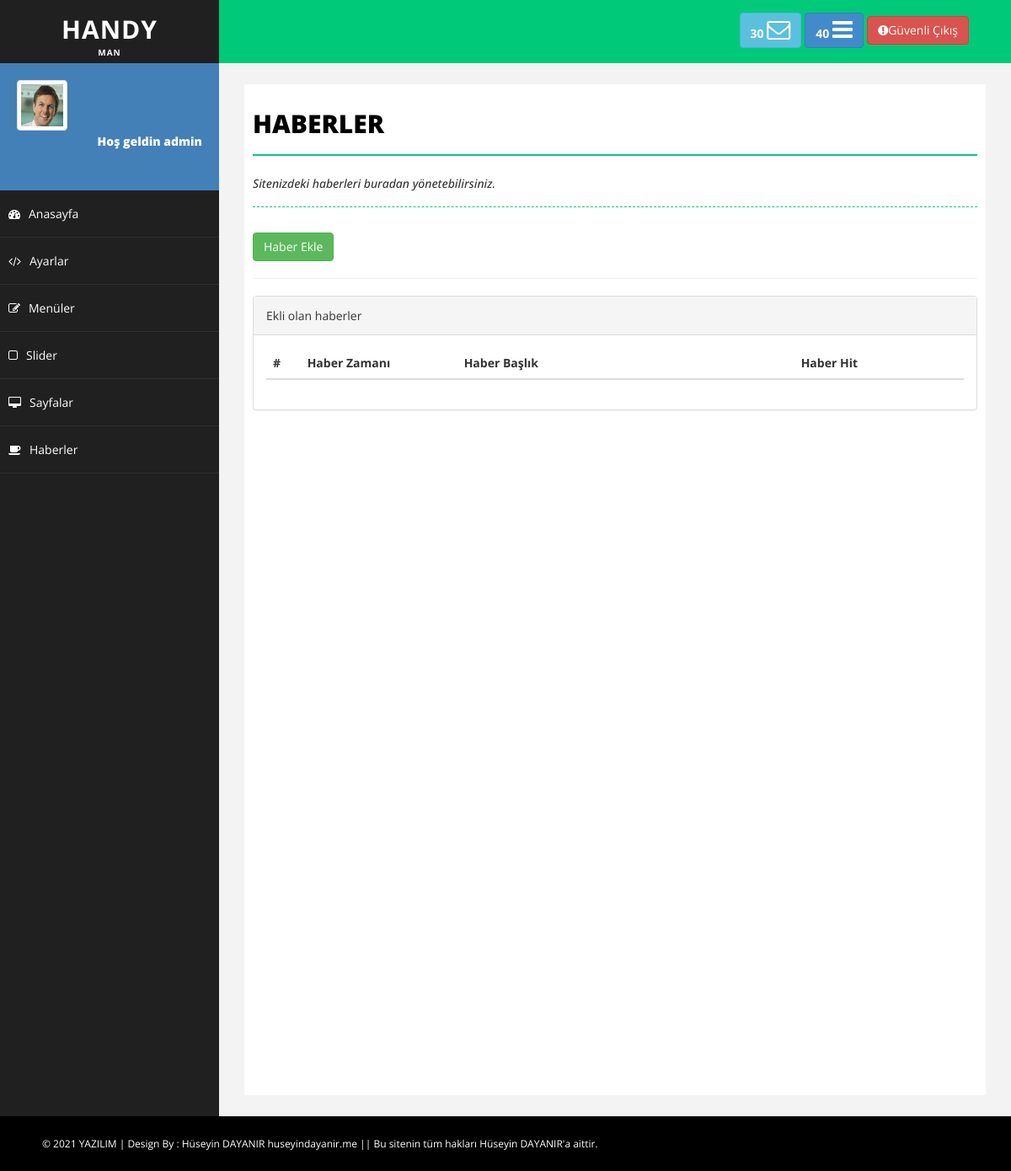
Page /admin/haberler.php (signed in) on the earlier database version.
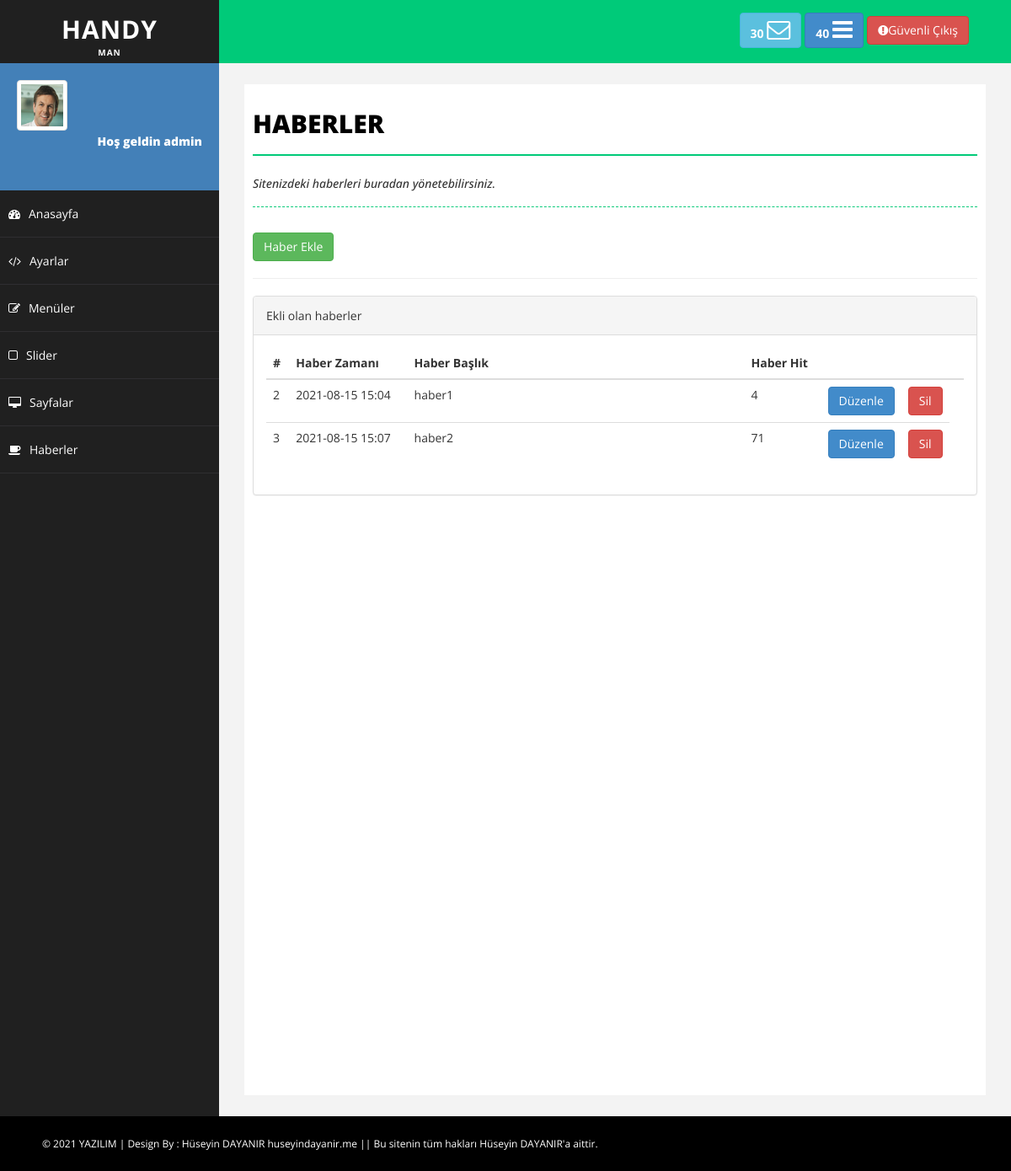
Same page on the later database version.
### tables this page shows
CREATE TABLE `haber` (
  `haber_id` int(11) NOT NULL,
  `haber_ad` varchar(100) NOT NULL,
  `haber_detay` varchar(2000) NOT NULL,
  `haber_resimyol` varchar(500) NOT NULL,
  `haber_zaman` varchar(250) NOT NULL,
  `haber_hit` varchar(50) NOT NULL
);

### admin/haberler.php (the view, shortened to what this page needs)
<?php
include 'header.php';
include 'sidebar.php';
?>
<div id="page-wrapper">
            <div id="page-inner">
                <div class="row">
                    <div class="col-md-12">
                        <h1 class="page-head-line">Haberler</h1>
                        <?php
                            if($_GET['durum'] == "ok"){ ?>
                                <h1 style="color:green;" class="page-subhead-line">Haber başarıyla silindi.</h1>
                            <?php
                            }
                            else if($_GET['durum']=="no"){ ?>
                                <h1 style="color:red;"class="page-subhead-line">haber silinemedi.</h1>
                            <?php
                            }
                            else {?>
                                <h1 class="page-subhead-line">Sitenizdeki haberleri buradan yönetebilirsiniz.</h1>
                            <?php } ?>
                    </div>
                    <div class="col-md-12">
                      <a href="haberEkle.php?durum"><button class="btn btn-success">Haber Ekle </button></a>
                       <hr>
                    </div>
                    <div class="col-md-12">
                    <div class="panel panel-default">
                        <div class="panel-heading">
                            Ekli olan haberler
                        </div>
                        <div class="panel-body">
                            <div class="table-responsive">
                                <table class="table table-hover">
                                    <thead>
                                        <tr>
                                            <th>#</th>
                                            <th>Haber Zamanı</th>
                                            <th style="width:400px">Haber Başlık </th>
                                            <th>Haber Hit</th>
                                            <th style="width:20px"></th>
                                            <th style="width:20px"><th>
                                        </tr>
                                    </thead>
                                    <tbody>
                                    <?php
                                       $habersor =mysqli_query($baglan,"SELECT * FROM haber");
                                        while ( $habercek =mysqli_fetch_assoc($habersor) ){?>
                                        <tr>
                                            <td><?php echo $habercek['haber_id']?></td>
                                            <td><?php echo $habercek['haber_zaman']?></td>
                                            <td><?php echo $habercek['haber_ad']?></td>
                                            <td><?php echo $habercek['haber_hit']?></td>
                                            <td><a href="haberDuzenle.php?haber_id=<?php echo $habercek['haber_id']?>"><button class="btn btn-primary">Düzenle</button></a></td>
                                            <td><a href="netting/islem.php?haber_id=<?php echo $habercek['haber_id']?>&haberSil=ok"><button class="btn btn-danger">Sil</button></a></td>
                                        </tr>
                                        <?php }
                                    ?>
                                    </tbody>
                                </table>
                            </div>
                        </div>
                    </div>
                </div>
                </div>
            </div>
        </div>
<?php include 'footer.php' ?>

Differences in the rows shown:
added haber: haber_id "2", haber_zaman "2021-08-15 15:04", haber_ad "haber1", haber_hit "4"
added haber: haber_id "3", haber_zaman "2021-08-15 15:07", haber_ad "haber2", haber_hit "71"
